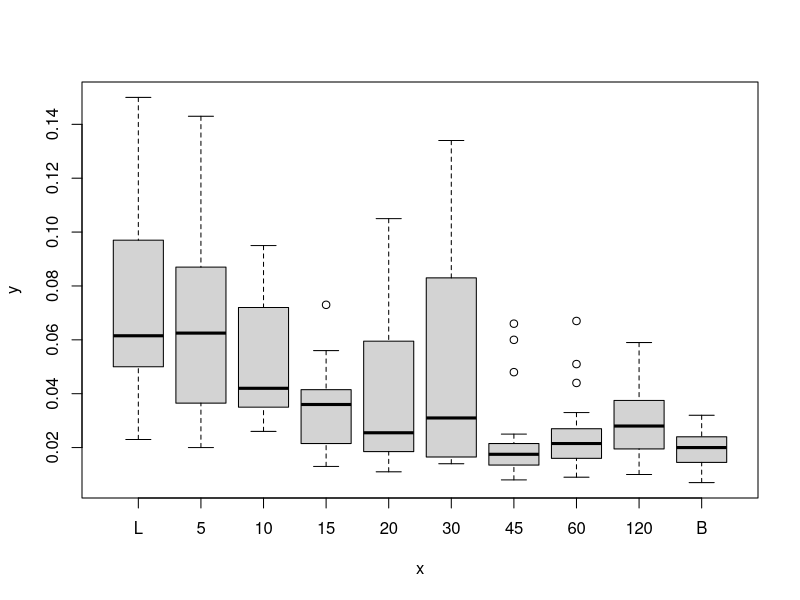
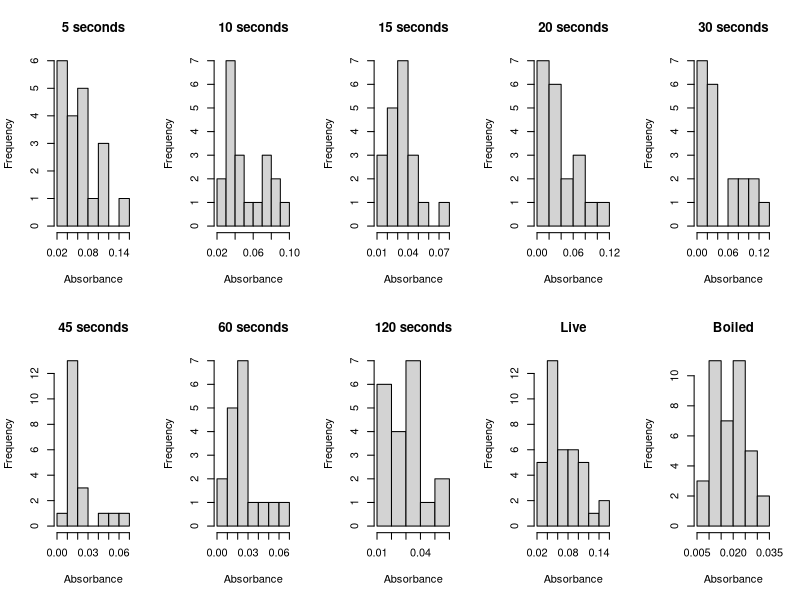
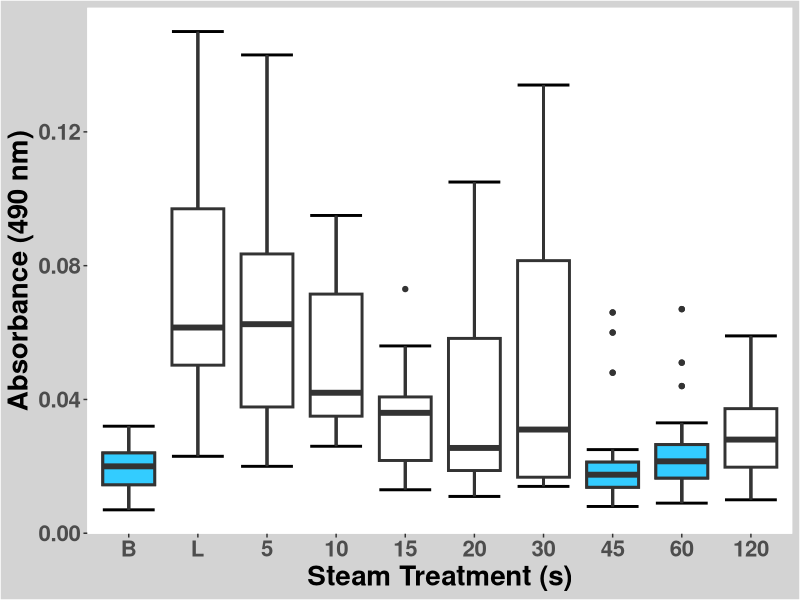
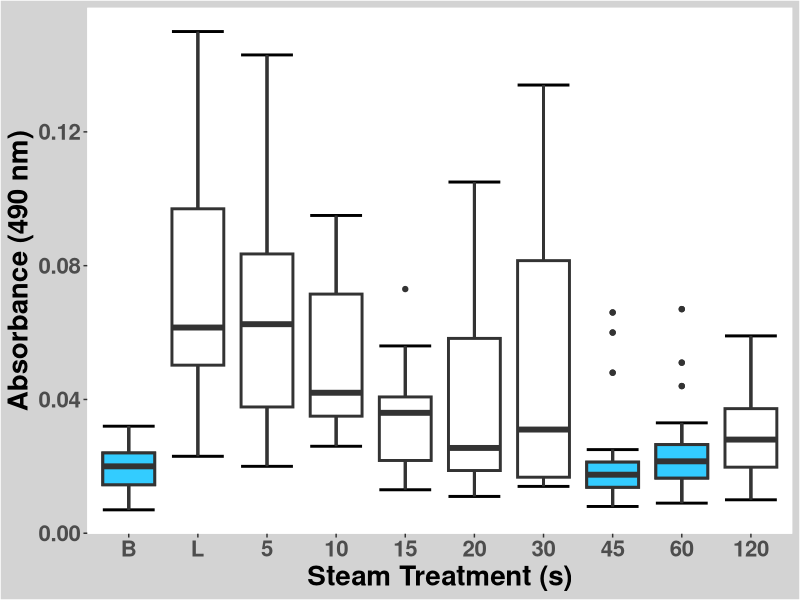
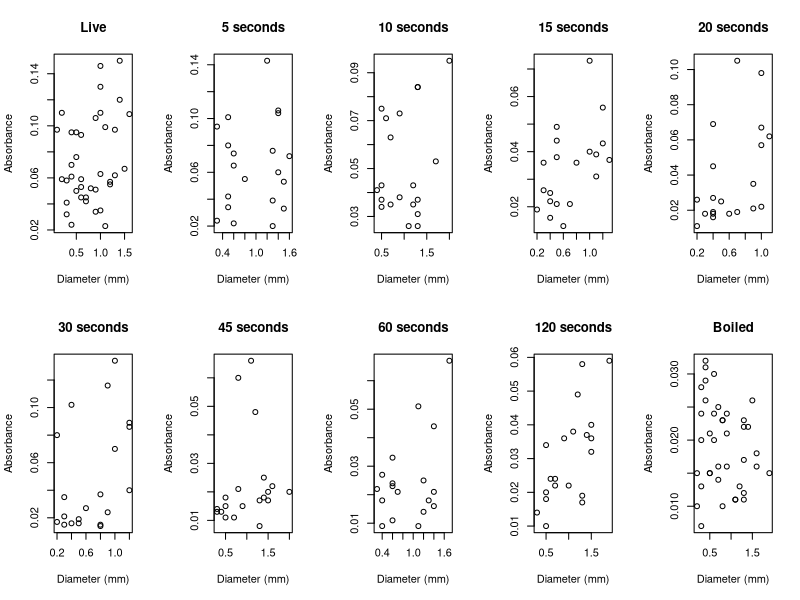
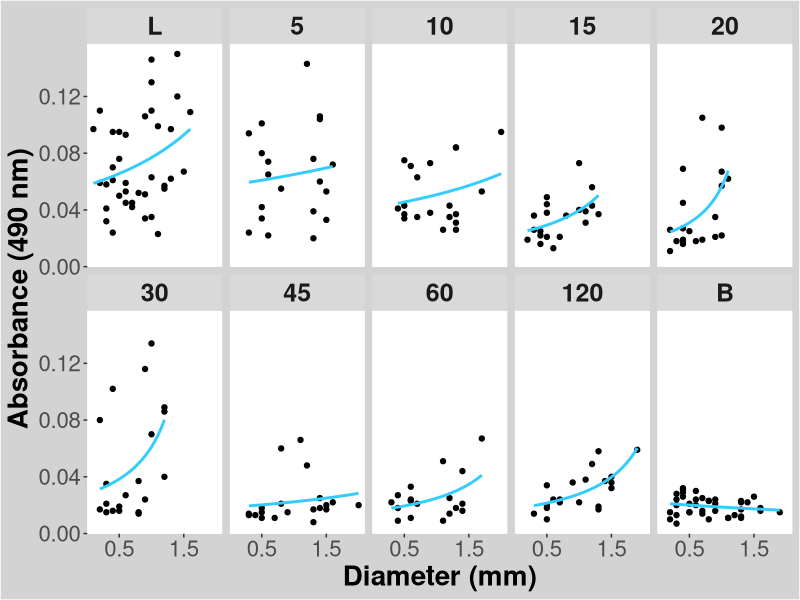
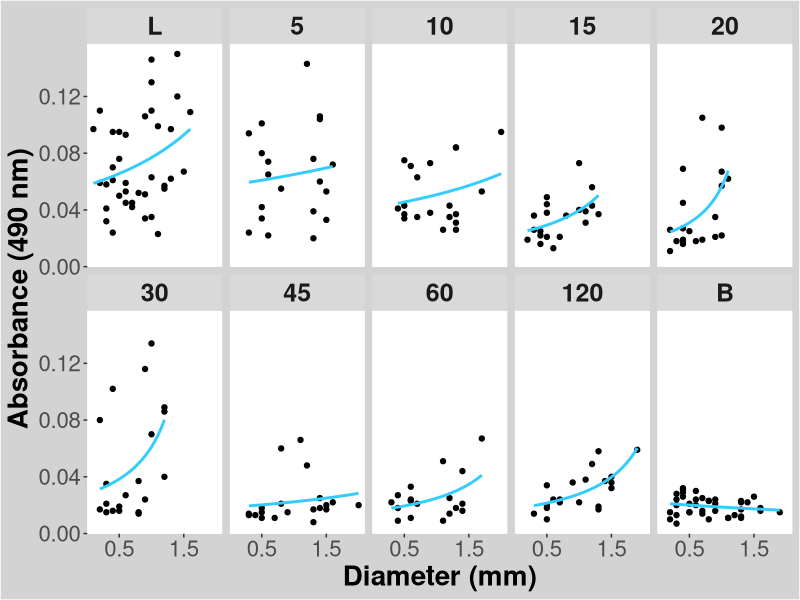
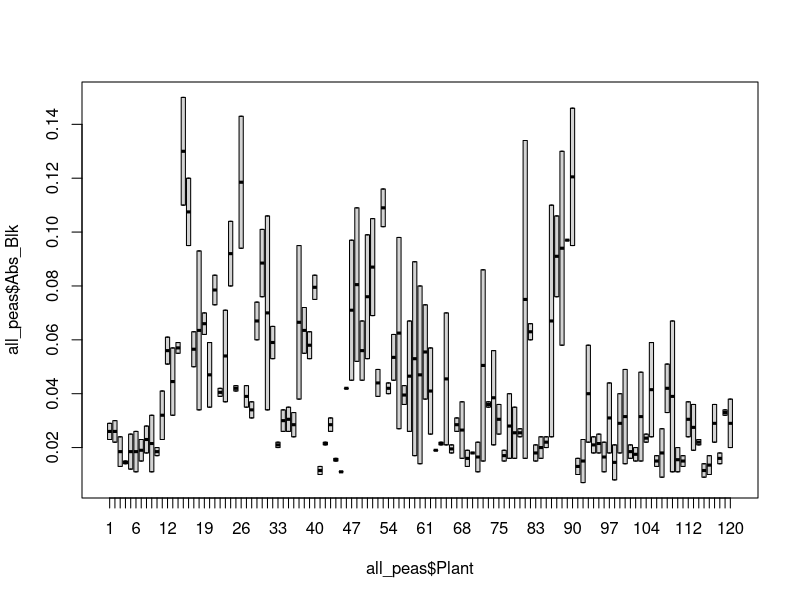

Here is the R script that generated these plots, in order:
## ---- chunk 1
knitr::opts_chunk$set(echo = TRUE)
## ---- chunk 2
#Call necessary libraries
library(ggplot2)
library(car)
library(lme4)
## ---- chunk 3
#Read in csv file and delete empty columns
all_peas = read.csv(file = "../data/FinalDataPeas.csv", header = TRUE)

head(all_peas)
all_peas = all_peas[,-c(14:19)]

colnames(all_peas)
nrow(all_peas)
## ---- chunk 4
#Remove rows of samples eliminated because of experimental mistakes
Sample = match("Smp",colnames(all_peas))
Plant_id = match("Plant", colnames(all_peas))

for(i in nrow(all_peas):1) {
    if(all_peas[i,Sample] == 90 | 
       all_peas[i,Sample] == 91 | 
       all_peas[i,Sample] == 177|
      all_peas[i,Plant_id] == 82) {
          all_peas = all_peas[-i,]
    }
}

nrow(all_peas)
## ---- chunk 5
#Order Treatments
all_peas$Trmt = factor(all_peas$Trmt, 
                       levels = c('L', '5', '10', '15', '20', 
                                  '30', '45', '60', '120', 'B'))
## ---- chunk 6
#Create Numeric Treatments Column for Regressions
all_peas$Time = ifelse(all_peas$Trmt == 'L', 0, ifelse(all_peas$Trmt == 'B', NA, as.numeric(as.character(all_peas$Trmt))))

head(all_peas)
## ---- chunk 7
#Subset Data by Treatment
Trmt_5 = subset(all_peas, all_peas$Trmt == '5')
nrow(Trmt_5)

Trmt_10 = subset(all_peas, all_peas$Trmt == '10')
Trmt_15 = subset(all_peas, all_peas$Trmt == '15')
Trmt_20 = subset(all_peas, all_peas$Trmt == '20')
Trmt_30 = subset(all_peas, all_peas$Trmt == '30')
Trmt_45 = subset(all_peas, all_peas$Trmt == '45')
Trmt_60 = subset(all_peas, all_peas$Trmt == '60')
Trmt_120 = subset(all_peas, all_peas$Trmt == '120')
Trmt_L = subset(all_peas, all_peas$Trmt == 'L')
Trmt_B = subset(all_peas, all_peas$Trmt == 'B')
## ---- chunk 8
#Look at absorbance data of all treatments with mass removed
plot(all_peas$Trmt, all_peas$Abs_Blk)
## ---- chunk 9
#Look at distribution of absorbance data by treatment
par(mfrow = c(2,5))

hist(Trmt_5$Abs_Blk, main = "5 seconds", xlab = "Absorbance")
hist(Trmt_10$Abs_Blk, main = "10 seconds", xlab = "Absorbance")
hist(Trmt_15$Abs_Blk, main = "15 seconds", xlab = "Absorbance")
hist(Trmt_20$Abs_Blk, main = "20 seconds", xlab = "Absorbance")
hist(Trmt_30$Abs_Blk, main = "30 seconds", xlab = "Absorbance")
hist(Trmt_45$Abs_Blk, main = "45 seconds", xlab = "Absorbance")
hist(Trmt_60$Abs_Blk, main = "60 seconds", xlab = "Absorbance")
hist(Trmt_120$Abs_Blk, main = "120 seconds", xlab = "Absorbance")
hist(Trmt_L$Abs_Blk, main = "Live", xlab = "Absorbance")
hist(Trmt_B$Abs_Blk, main = "Boiled", xlab = "Absorbance")
## ---- chunk 10
#Reorder the contrasts so treatments will be compared to boiled controls
all_peas$Trmt = factor(all_peas$Trmt, levels = c('B', 'L', '5', '10', '15', '20',
                                                 '30', '45', '60', '120'))
contrasts(all_peas$Trmt) 

#Create GLM model of the gamma family (because absorbance is > 0 and continuous)
Trmt_model = glm(Abs_Blk ~ Trmt, data = all_peas, family = Gamma())

summary(Trmt_model)
Anova(Trmt_model, type =3)
## ---- chunk 11
#Create aesthetically pleasing boxplot 
    #with treatments significantly different from boiled controls highlighted
pdf('../figs/boxplot.pdf')
final_boxplot = ggplot(all_peas, aes(x = Trmt, y = Abs_Blk)) + 
    stat_boxplot(geom = 'errorbar', lwd =1) + 
    geom_boxplot(lwd = 1) + 
    theme(panel.grid.major = element_blank(), 
          panel.grid.minor = element_blank(), 
          panel.background = element_rect(fill = "white", colour = "white"), 
          plot.background = element_rect(fill = "lightgray"), 
          legend.position ="hidden",
          axis.text = element_text(face = "bold", size = 16),
          axis.title = element_text(face = "bold", size = 20)) +
    xlab("Steam Treatment (s)") +
    ylab("Absorbance (490 nm)") +
    geom_boxplot(data=all_peas[all_peas$Trmt=="B",], aes(x = Trmt, y = Abs_Blk),
                 fill="#33CCFF", lwd = 1) +
    geom_boxplot(data=all_peas[all_peas$Trmt=="45",], aes(x = Trmt, y = Abs_Blk),
                 fill="#33CCFF", lwd = 1) +
    geom_boxplot(data=all_peas[all_peas$Trmt=="60",], aes(x = Trmt, y = Abs_Blk),
                 fill="#33CCFF", lwd = 1)
final_boxplot
## ---- chunk 12
final_boxplot
## ---- chunk 13
#Check Significance of Diameter
Diam_model = glm(Abs_Blk ~ Diam, data = all_peas, family = Gamma())

summary(Diam_model)
Anova(Diam_model, type =3)
## ---- chunk 14
#Look at the positive diameter trend by treatment and notice it in live controls
par(mfrow = c(2,5))
plot(Abs_Blk ~ Diam, data = Trmt_L, main = "Live", xlab = "Diameter (mm)", ylab = "Absorbance")
plot(Abs_Blk ~ Diam, data = Trmt_5, main = "5 seconds", xlab = "Diameter (mm)", ylab = "Absorbance")
plot(Abs_Blk ~ Diam, data = Trmt_10, main = "10 seconds", xlab = "Diameter (mm)", ylab = "Absorbance")
plot(Abs_Blk ~ Diam, data = Trmt_15, main = "15 seconds", xlab = "Diameter (mm)", ylab = "Absorbance")
plot(Abs_Blk ~ Diam, data = Trmt_20, main = "20 seconds", xlab = "Diameter (mm)", ylab = "Absorbance")
plot(Abs_Blk ~ Diam, data = Trmt_30, main = "30 seconds", xlab = "Diameter (mm)", ylab = "Absorbance")
plot(Abs_Blk ~ Diam, data = Trmt_45, main = "45 seconds", xlab = "Diameter (mm)", ylab = "Absorbance")
plot(Abs_Blk ~ Diam, data = Trmt_60, main = "60 seconds", xlab = "Diameter (mm)", ylab = "Absorbance")
plot(Abs_Blk ~ Diam, data = Trmt_120, main = "120 seconds", xlab = "Diameter (mm)", ylab = "Absorbance")
plot(Abs_Blk ~ Diam, data = Trmt_B, main = "Boiled", xlab = "Diameter (mm)", ylab = "Absorbance")
## ---- chunk 15
#Check diameter trend of live controls to see it is close to being significant
Diam_Live_model = glm(Abs_Blk ~ Diam, data = Trmt_L, family = Gamma())

summary(Diam_Live_model)
Anova(Diam_Live_model, type =3)
## ---- chunk 16
#Reorder treatments for plotting
all_peas$Trmt = factor(all_peas$Trmt, 
                       levels = c('L', '5', '10', '15', '20', 
                                  '30', '45', '60', '120', 'B'))
## ---- chunk 17
#Make aesthetically pleasing plot of diameter trends with GLM models
pdf('../figs/diam_plot.pdf')
diam_plot = ggplot(all_peas, aes(x=Diam, y=Abs_Blk)) +
    geom_point()  + 
    stat_smooth(method=glm,method.args = list(family = "Gamma"), se=FALSE, 
                color = "#33CCFF") +
    facet_wrap(~ Trmt, nrow = 2) + 
    theme(panel.grid.major = element_blank(), 
          panel.grid.minor = element_blank(), 
          panel.background = element_rect(fill = "white", colour = "white"), 
          plot.background = element_rect(fill = "lightgray"), 
          legend.position ="hidden", 
          strip.text = element_text(face = "bold", size=18),
          axis.title = element_text(face = "bold", size = 20),
          axis.text = element_text(size = 16)) +
    xlab("Diameter (mm)") +
    ylab("Absorbance (490 nm)") +
    scale_x_continuous(breaks=c(0.5, 1.5))
diam_plot
## ---- chunk 18
diam_plot
## ---- chunk 19
#Look for trends in absorbance based on individual plants
boxplot(all_peas$Abs_Blk~ all_peas$Plant)

all_peas$Plant = as.factor(all_peas$Plant)
Plant_model = glm(Abs_Blk~ Plant, data = all_peas, family = Gamma())
Anova(Plant_model)
## ---- chunk 20
#Since plants are tied to treatments, check plant trends within treatments
par(mfrow = c(2,5))
boxplot(Abs_Blk~ Plant, data = Trmt_L, main = "Live")
boxplot(Abs_Blk~ Plant, data = Trmt_5, main = "5 seconds")
boxplot(Abs_Blk~ Plant, data = Trmt_10, main = "10 seconds")
boxplot(Abs_Blk~ Plant, data = Trmt_15, main = "15 seconds")
boxplot(Abs_Blk~ Plant, data = Trmt_20, main = "20 seconds")
boxplot(Abs_Blk~ Plant, data = Trmt_30, main = "30 seconds")
boxplot(Abs_Blk~ Plant, data = Trmt_45, main = "45 seconds")
boxplot(Abs_Blk~ Plant, data = Trmt_60, main = "60 seconds")
boxplot(Abs_Blk~ Plant, data = Trmt_120, main = "120 seconds")
boxplot(Abs_Blk~ Plant, data = Trmt_B, main = "Boiled")
## ---- chunk 21
Live_plant_model =  glm(Abs_Blk~ Plant, data = Trmt_L, family = Gamma())
summary(Live_plant_model)

Boiled_plant_model = glm(Abs_Blk~ Plant, data = Trmt_B, family = Gamma())
summary(Boiled_plant_model)

plant_model_5 = glm(Abs_Blk~ Plant, data = Trmt_5, family = Gamma())
summary(plant_model_5)

plant_model_10 = glm(Abs_Blk~ Plant, data = Trmt_10, family = Gamma())
summary(plant_model_10)

plant_model_15 = glm(Abs_Blk~ Plant, data = Trmt_15, family = Gamma())
summary(plant_model_15)

plant_model_20 = glm(Abs_Blk~ Plant, data = Trmt_20, family = Gamma())
summary(plant_model_20)

plant_model_30 = glm(Abs_Blk~ Plant, data = Trmt_30, family = Gamma())
summary(plant_model_30)

plant_model_45 = glm(Abs_Blk~ Plant, data = Trmt_45, family = Gamma())
summary(plant_model_45)

plant_model_60 = glm(Abs_Blk~ Plant, data = Trmt_60, family = Gamma())
summary(plant_model_60)

plant_model_120 = glm(Abs_Blk~ Plant, data = Trmt_120, family = Gamma())
summary(plant_model_120)

## ---- chunk 22
#Due to plant identity and diameter trends in live controls,
    #Make a mixed effects regression model treating those as random effects

#Remove NAs to make mixed effect model
peas_noboiled = all_peas

Treatment = match("Trmt",colnames(all_peas))

for(i in nrow(all_peas):1) {
    if(all_peas[i,Treatment] == "B") {
          peas_noboiled = peas_noboiled[-i,]
    }
}

nrow(peas_noboiled)

#Make mixed model of time removing plant and diameter
mixed_model = glmer(Abs_Blk~ Time + (1|Plant) + (1|Diam), 
                    family = Gamma, 
                    data = peas_noboiled)
summary(mixed_model)
## ---- chunk 23
#Compare mixed model to normal glm to see lower AIC and BIC values for mixed
unmixed_model = glm(Abs_Blk~ Time, family = Gamma, data = peas_noboiled)
summary(unmixed_model)

anova(mixed_model, unmixed_model)
## ---- chunk 24
#Get fitted values from the model and mean of boiled controls
peas_noboiled$fit = fitted(mixed_model)

boil_mean = mean(Trmt_B$Abs_Blk)
## ---- chunk 25
#Create aesthetically pleasing scatterplot of Absorbance vs. Steam Time
    #Overlay the mixed model in blue
    #Add a dashed line showing the mean of boiled controls
    
pdf('../figs/mixed_model_plot.pdf')
Mixed_model_plot = ggplot(peas_noboiled,aes(x=Time,y=Abs_Blk)) +
    geom_point(size = 2.5, shape = 19) + 
    xlab("Steam Time (s)") +
    ylab("Absorbance (490 nm)") +
    theme(axis.text = element_text(face = "bold", size = 12), 
          axis.title = element_text(face = "bold", size = 20),
          panel.grid.major = element_blank(),
          panel.grid.minor = element_blank(),
          panel.background = element_rect(fill = "white", colour = "white"),
          plot.background = element_rect(fill = "lightgray")) +
    geom_smooth(aes(y=peas_noboiled$fit), color = "#33CCFF", size = 1.5, 
               method="glm",se=FALSE,method.args = list(family = "Gamma")) +
    geom_hline(aes(yintercept = boil_mean), color = "#999999", 
               linetype = "dashed", size = 1.5) +
  scale_x_continuous(breaks=c(0, 5, 10, 15, 20, 30, 45, 60, 120))

Mixed_model_plot
## ---- chunk 26
Mixed_model_plot
